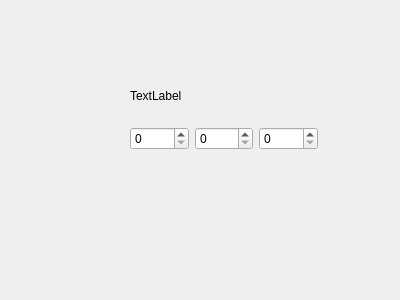
<?xml version="1.0" encoding="UTF-8"?>
<ui version="4.0">
 <class>adjTimerDialog</class>
 <widget class="QDialog" name="adjTimerDialog">
  <property name="geometry">
   <rect>
    <x>0</x>
    <y>0</y>
    <width>400</width>
    <height>300</height>
   </rect>
  </property>
  <property name="windowTitle">
   <string>Dialog</string>
  </property>
  <widget class="QWidget" name="verticalLayoutWidget">
   <property name="geometry">
    <rect>
     <x>130</x>
     <y>70</y>
     <width>188</width>
     <height>80</height>
    </rect>
   </property>
   <layout class="QVBoxLayout" name="verticalLayout">
    <item>
     <widget class="QLabel" name="adjTimerTitle">
      <property name="text">
       <string>TextLabel</string>
      </property>
     </widget>
    </item>
    <item>
     <layout class="QHBoxLayout" name="horizontalLayout">
      <item>
       <widget class="QSpinBox" name="adjHour"/>
      </item>
      <item>
       <widget class="QSpinBox" name="adjMin"/>
      </item>
      <item>
       <widget class="QSpinBox" name="adjSec"/>
      </item>
     </layout>
    </item>
   </layout>
  </widget>
 </widget>
 <resources/>
 <connections/>
</ui>
